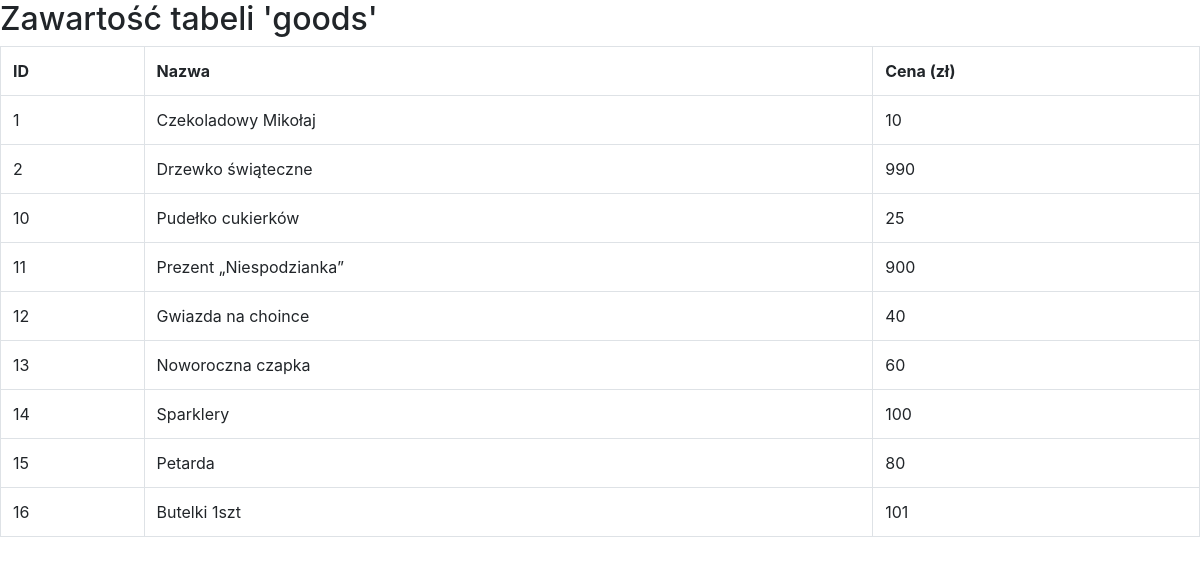
The app's page /show_items.php, older data.
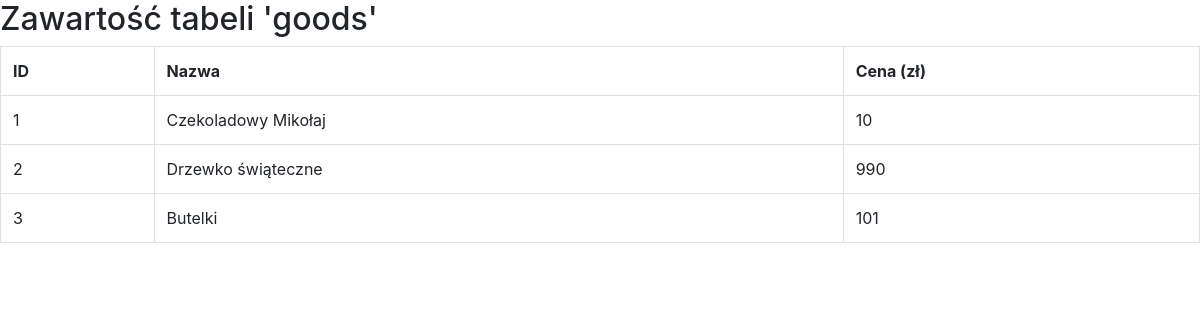
The same page, newer data.
### tables this page shows
CREATE TABLE `goods` (
  `id` int(11) NOT NULL,
  `name` varchar(255) NOT NULL,
  `price` varchar(255) NOT NULL,
  `image` varchar(255) NOT NULL,
  `opis` varchar(255) NOT NULL,
  `kategoria` varchar(255) NOT NULL,
  `liczba_sztuk` varchar(255) NOT NULL,
  `kraj` varchar(255) NOT NULL,
  `kod_pocztowy` varchar(255) NOT NULL,
  `stan` varchar(255) NOT NULL
);

### classes/PdoConnect.php (called while the page is built, shortened)
<?php
class PdoConnect {
	protected static $_instance;
	private function __construct() {
		$this->DSN = "mysql:host=" . self::HOST . ";dbname=" . self::DB . ";charset=" . self::CHARSET;
		$this->OPD = array(
			PDO::ATTR_ERRMODE => PDO::ERRMODE_EXCEPTION,
			PDO::ATTR_DEFAULT_FETCH_MODE => PDO::FETCH_ASSOC,
			PDO::ATTR_EMULATE_PREPARES => false,
		);
		$this->PDO = new PDO($this->DSN, self::USER, self::PASS, $this->OPD);
	}
	public static function getInstance() {
		if (self::$_instance === null)
			self::$_instance = new self;
		return self::$_instance;
	}
}

### show_items.php (the view, shortened to what this page needs)
<!DOCTYPE html>
<html>
<head>
    <link href="static/css/bootstrap.min.css" rel="stylesheet" type="text/css">
</head>
<body>
    <?php
    try {
        $db = PdoConnect::getInstance();
        $sql = "SELECT * FROM goods";
        $stmt = $db->PDO->query($sql);
        echo "<h2>Zawartość tabeli 'goods'</h2>";
        echo "<table class='table table-bordered'>
        <tr>
            <th>ID</th>
            <th>Nazwa</th>
            <th>Cena (zł)</th>
        </tr>";
        while ($row = $stmt->fetch()) {
            echo "<tr>";
            echo "<td>" . $row['id'] . "</td>";
            echo "<td>" . $row['name'] . "</td>";
            echo "<td>" . $row['price'] . "</td>";
            echo "</tr>";
        }
        echo "</table>";
    } catch (PDOException $e) {
        echo "Błąd: " . $e->getMessage();
    }
    ?>
</body>
</html>

Row changes from the older to the newer data that the page shows:
removed goods: id "10", name "Pudełko cukierków", price "25"
removed goods: id "11", name "Prezent „Niespodzianka”", price "900"
removed goods: id "12", name "Gwiazda na choince", price "40"
removed goods: id "13", name "Noworoczna czapka", price "60"
removed goods: id "14", name "Sparklery", price "100"
removed goods: id "15", name "Petarda", price "80"
removed goods: id "16", name "Butelki 1szt", price "101"
added goods: id "3", name "Butelki", price "101"
